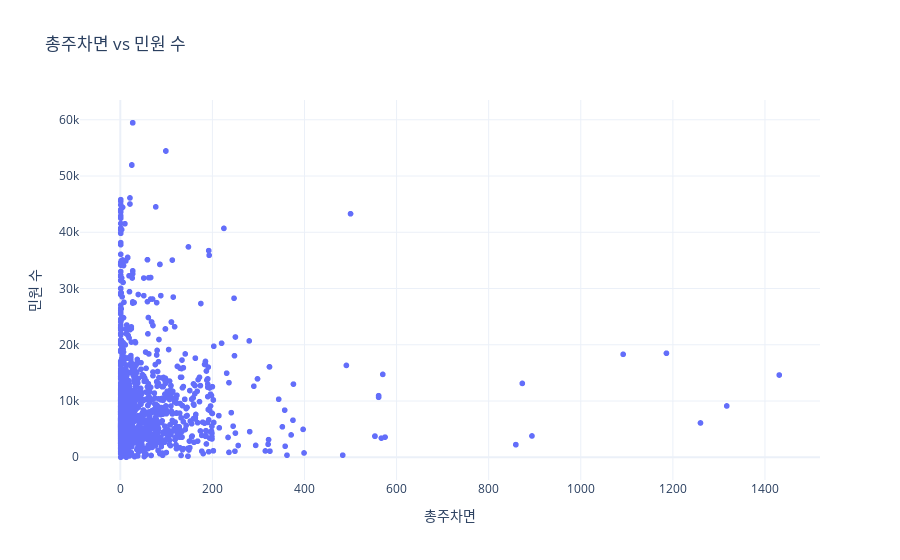

Source (notebook cell):
### Code cell
# plot a scatter plot of parks_complaints with 총주차면 and 민원 수
fig = px.scatter(parks_reports, x='총주차면', y='민원 수',
                # size='총주차면',
                #  log_x=True, size_max=60,
                title='총주차면 vs 민원 수')

fig.update_layout(
    xaxis_title='총주차면',
    yaxis_title='민원 수',
    legend_title='1시간 요금',
    template='plotly_white'
)
fig.show()

### Figure 1 — Plotly figure (JSON) as saved in the notebook; plotly's stock layout.template omitted (floating-point values rounded to 4 significant figures; data arrays with more than 128 entries replaced by an {"elided": "..."} marker saying what was removed)
{"data": [{"hovertemplate": "총주차면=%{x}<br>민원 수=%{y}<extra></extra>", "legendgroup": "", "marker": {"color": "#636efa", "symbol": "circle"}, "mode": "markers", "name": "", "showlegend": false, "type": "scattergl", "x": {"elided": "1463 float values"}, "xaxis": "x", "y": {"elided": "1463 int values"}, "yaxis": "y"}], "layout": {"legend": {"title": {"text": "1시간 요금"}, "tracegroupgap": 0}, "title": {"text": "총주차면 vs 민원 수"}, "xaxis": {"anchor": "y", "domain": [0, 1], "title": {"text": "총주차면"}}, "yaxis": {"anchor": "x", "domain": [0, 1], "title": {"text": "민원 수"}}}}
